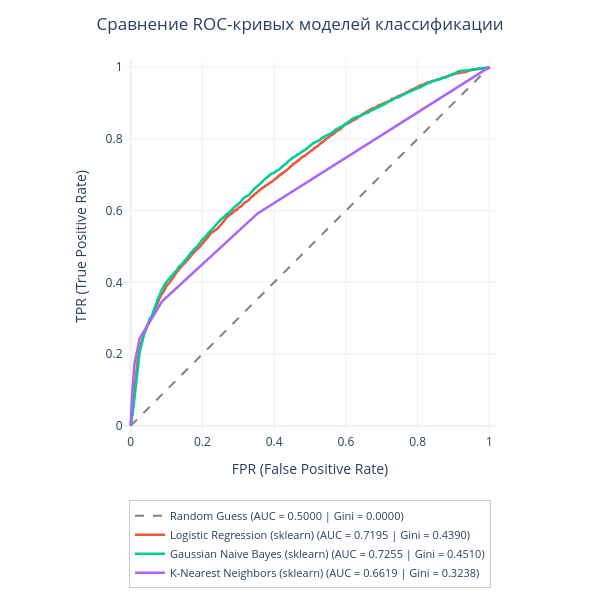

Notebook code for this chart:
### Code cell
fig_roc = ml_utils.plot_models_roc_curves(y_valid, preds_dict)
fig_roc.show()

### Figure 1 — Plotly figure (JSON) as saved in the notebook; plotly's stock layout.template omitted (floating-point values rounded to 4 significant figures; data arrays with more than 128 entries replaced by an {"elided": "..."} marker saying what was removed)
{"data": [{"hoverinfo": "skip", "line": {"color": "gray", "dash": "dash", "width": 2}, "mode": "lines", "name": "Random Guess (AUC = 0.5000 | Gini = 0.0000)", "type": "scatter", "x": [0, 1], "y": [0, 1]}, {"hovertemplate": "<b>Logistic Regression (sklearn)</b><br>FPR: %{x:.3f}<br>TPR: %{y:.3f}<extra></extra>", "line": {"width": 2.5}, "mode": "lines", "name": "Logistic Regression (sklearn) (AUC = 0.7195 | Gini = 0.4390)", "type": "scatter", "x": {"elided": "4943 float values"}, "y": {"elided": "4943 float values"}}, {"hovertemplate": "<b>Gaussian Naive Bayes (sklearn)</b><br>FPR: %{x:.3f}<br>TPR: %{y:.3f}<extra></extra>", "line": {"width": 2.5}, "mode": "lines", "name": "Gaussian Naive Bayes (sklearn) (AUC = 0.7255 | Gini = 0.4510)", "type": "scatter", "x": {"elided": "4835 float values"}, "y": {"elided": "4835 float values"}}, {"hovertemplate": "<b>K-Nearest Neighbors (sklearn)</b><br>FPR: %{x:.3f}<br>TPR: %{y:.3f}<extra></extra>", "line": {"width": 2.5}, "mode": "lines", "name": "K-Nearest Neighbors (sklearn) (AUC = 0.6619 | Gini = 0.3238)", "type": "scatter", "x": [0.0, 0.003861, 0.01026, 0.02505, 0.08771, 0.354, 1.0], "y": [0.0, 0.08349, 0.1714, 0.2439, 0.3469, 0.5923, 1.0]}], "layout": {"height": 600, "legend": {"bgcolor": "rgba(255, 255, 255, 0.9)", "bordercolor": "#cccccc", "borderwidth": 1, "font": {"size": 11}, "x": 0.5, "xanchor": "center", "y": -0.18, "yanchor": "top"}, "margin": {"b": 160, "l": 60, "r": 40, "t": 60}, "title": {"text": "Сравнение ROC-кривых моделей классификации", "x": 0.5, "xanchor": "center"}, "width": 600, "xaxis": {"constrain": "domain", "range": [-0.02, 1.02], "title": {"text": "FPR (False Positive Rate)"}}, "yaxis": {"range": [-0.02, 1.02], "scaleanchor": "x", "scaleratio": 1, "title": {"text": "TPR (True Positive Rate)"}}}}
